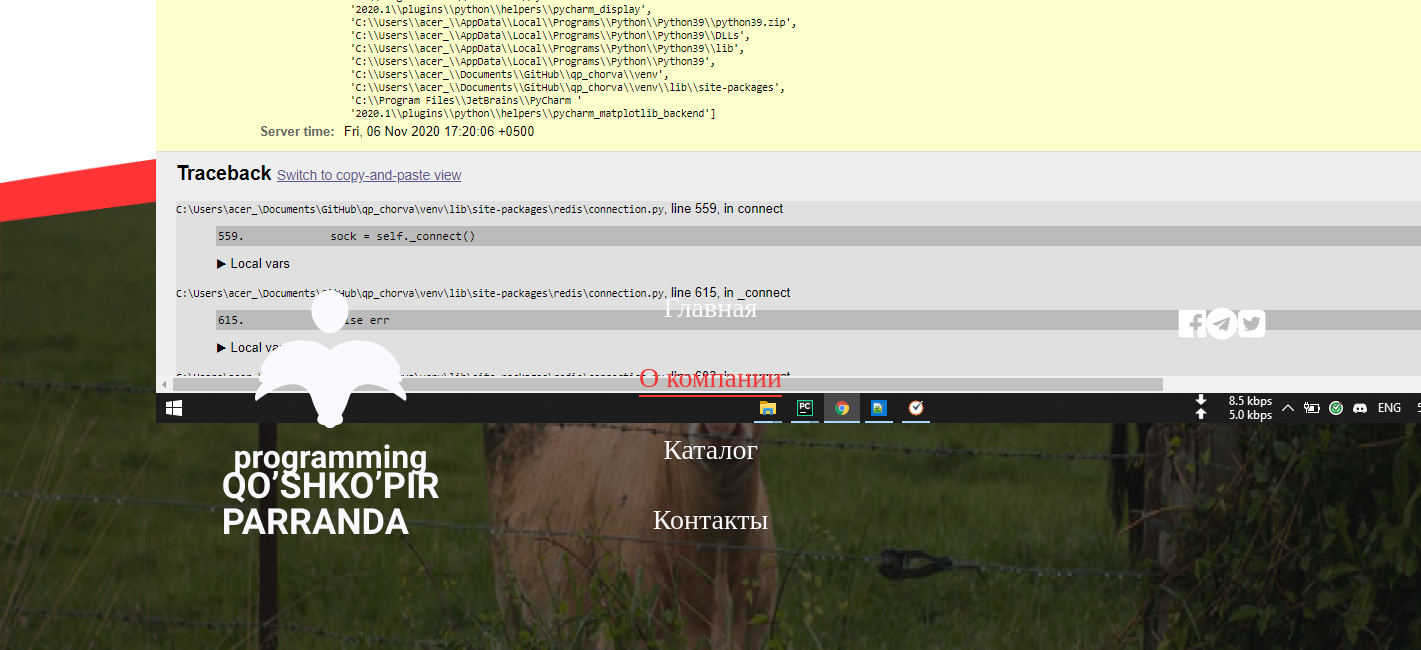
/ru/about/ (lower part), run on an earlier commit of the app's database.
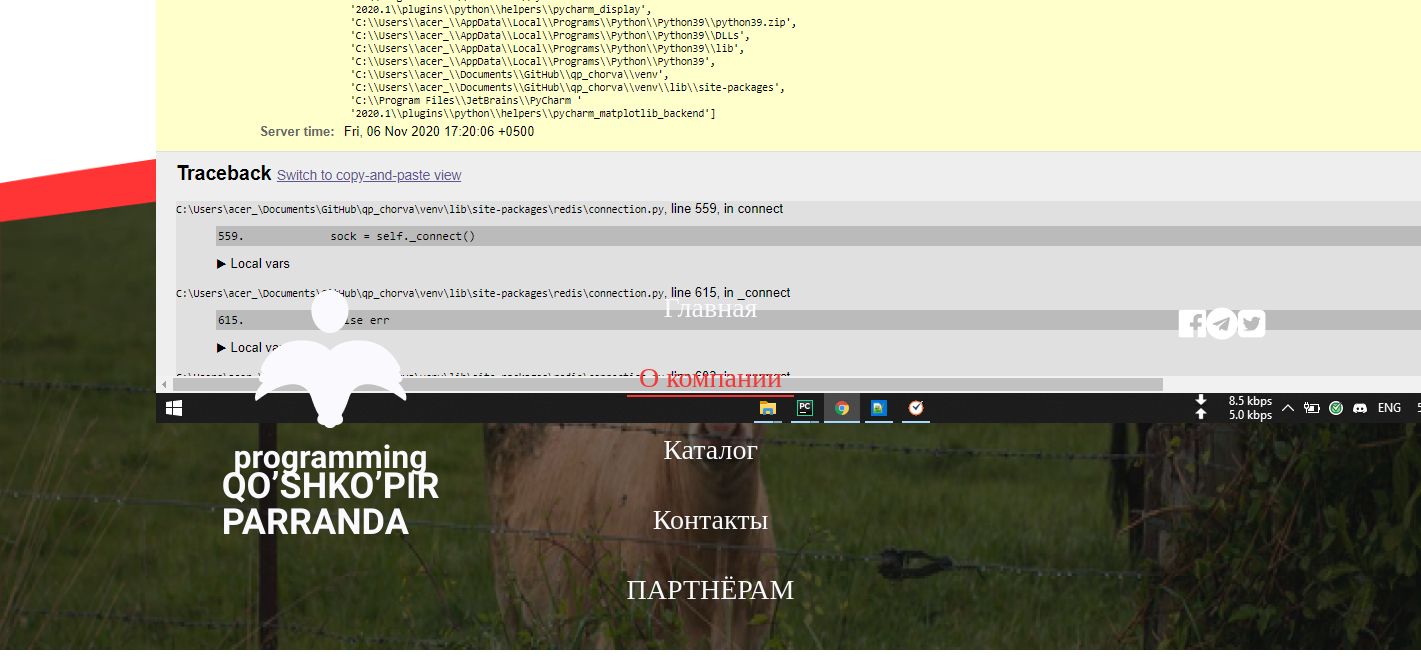
And on a later commit of the database.
### appmain/models.py (models this page shows, shortened)
class OurAdvantage(models.Model):
    text = models.CharField(max_length=100)
    image_2 = models.ImageField(upload_to='about_page', verbose_name='main image')
    image = models.ImageField(upload_to='about_page', blank=True, verbose_name='image')
    class Meta:
        verbose_name = 'статья: наше преимущество'
        verbose_name_plural = 'статьи:наши преимущества'

class Menu(models.Model):
    name = models.CharField(max_length=100)
    url = models.CharField(max_length=100)
    class Meta:
        verbose_name = 'Меню'
        verbose_name_plural = 'Меню'
    def get_absolute_url(self):
        return reverse(self.url)

### appmain/views.py (the view)
# urls.py: path('about/', AboutCompanyView.as_view(), name='about'),
class AboutCompanyView(ListView):
    queryset = AboutPage.objects.filter(show=True)
    template_name = 'about.html'
    context_object_name = 'aboutpage'
    def get_context_data(self, **kwargs):
        context = super().get_context_data(**kwargs)
        context['advantage'] = OurAdvantage.objects.all()
        return context

### appmain/context_processors.py (called while the page is built)
def myview(request):
    menu = Menu.objects.all()
    context = {'config': config,
               'menu': menu}
    return context

### appmain/templatetags/tags.py (called while the page is built)
@register.filter
def even(id):
    if id % 2 == 0 or id == 0:
        return True
    return False

@register.filter
def translate(name, url):
    return config.__getattr__(name + url.split('/')[1])

### templates/about.html (shortened to what this page needs)
{% extends 'base.html' %}
{% load static tags %}
{% block mainblog %}
    <section class="advant">
        <div class="container">
            <div class="advant-blocks">
                <div class="row">
                    {% for advant in advantage %}
                        <div style="margin-bottom: 25px" class="col-4 col-md-4">
                            <div class="block-item"
                                 style='background: url({{ advant.image_2.url }}) center center/cover no-repeat;'>
                                <div class="block-icon">
                                    <img src="{{ advant.image }}" alt="">
                                </div>
                                <div class="block-text">
                                    {{ advant.text }}
                                </div>
                            </div>
                        </div>
                    {% endfor %}
                </div>
            </div>
        </div>
    </section>
{% endblock %}

### templates/base.html (shortened to what this page needs)
{% load tags %}
{% load static i18n %}
<!DOCTYPE html>
<html lang="en">
<head>
    <link rel="stylesheet" href="{% static 'css/bootstrap.min.css' %}">
    <link rel="stylesheet" href="{% static 'css/style.min.css' %}">
    <link rel="stylesheet" href="https://stackpath.bootstrapcdn.com/font-awesome/4.7.0/css/font-awesome.min.css">
</head>
<body>
                            {% get_current_language as LANGUAGE_CODE %}
                            {% get_available_languages as LANGUAGES %}
                            {% get_language_info_list for LANGUAGES as languages %}
{% block mainblog %}
{% endblock %}
<footer>
    <div class="container">
        <div class="row">
            <div class="col-2 offset-1 col-md-2 d-flex align-items-center flex-column">
                <div class="footer-logo">
                    <a href="#">
                        <img src="{% static 'img/logo/footer-logo.png' %}" alt="">
                    </a>
                </div>
                <div class="footer-label">
                    QO’SHKO’PIR
                    PARRANDA
                </div>
            </div>
            <div class="col-2 offset-2 col-md-2 offset-md-2 d-flex align-items-center flex-column">
                <nav class='footer-menu'>
                    <ul>
                        {% for menu_item in menu %}
                            <li class="{% if request.path_info == menu_item.get_absolute_url %} activ {% endif %}"><a
                                    href="{{ menu_item.get_absolute_url }}">{{ menu_item.name }}</a>
                            </li>
                        {% endfor %}
                    </ul>
                </nav>
            </div>
            <div class="col-3 offset-2 col-md-3 offset-md-2 d-flex align-items-end flex-column">
                <div class="footer-sot">
                    <ul>
                        <li><a href="#"><i class="fa fa-facebook-official" aria-hidden="true"></i></a></li>
                        <li><a href="#"><i class="fa fa-telegram" aria-hidden="true"></i></a></li>
                        <li><a href="#"><i class="fa fa-twitter-square" aria-hidden="true"></i></a></li>
                    </ul>
                </div>
            </div>
        </div>
    </div>
</footer>
</body>
</html>

What changed in the data, as far as the page shows it:
added Menu: name "ПАРТНЁРАМ"
